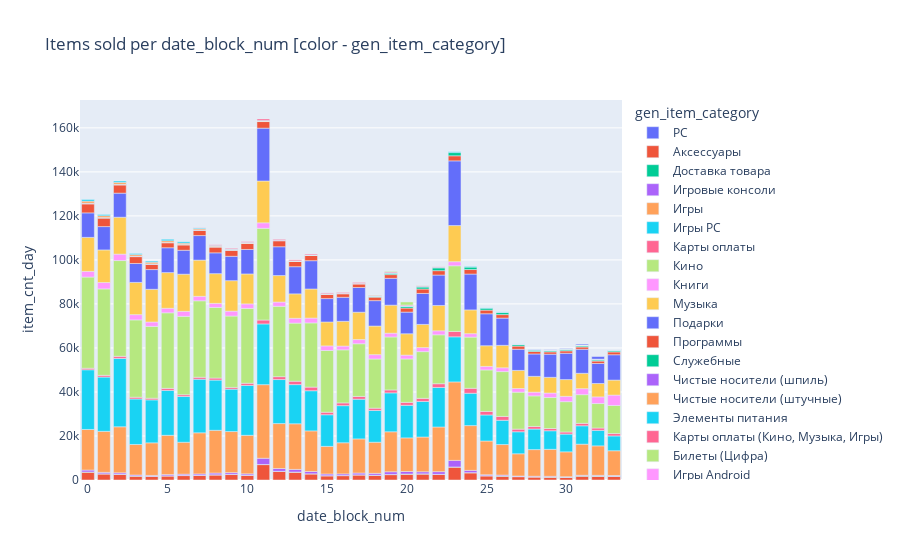

The cell this chart's notebook holds for it:
### Code cell
gen_item_cats = full_relations.groupby(['date_block_num','gen_item_category'], as_index=False).sum(numeric_only=True)
fig = px.bar(gen_item_cats, x='date_block_num', y = 'item_cnt_day', color='gen_item_category', \
             title="Items sold per date_block_num [color - gen_item_category]")
fig.show()

### Figure 1 — Plotly figure (JSON) as saved in the notebook; plotly's stock layout.template omitted (floating-point values rounded to 4 significant figures)
{"data": [{"alignmentgroup": "True", "hovertemplate": "gen_item_category=PC <br>date_block_num=%{x}<br>item_cnt_day=%{y}<extra></extra>", "legendgroup": "PC ", "marker": {"color": "#636efa", "pattern": {"shape": ""}}, "name": "PC ", "offsetgroup": "PC ", "orientation": "v", "showlegend": true, "textposition": "auto", "type": "bar", "x": [0, 1, 3], "xaxis": "x", "y": [1, 1, 1], "yaxis": "y"}, {"alignmentgroup": "True", "hovertemplate": "gen_item_category=Аксессуары <br>date_block_num=%{x}<br>item_cnt_day=%{y}<extra></extra>", "legendgroup": "Аксессуары ", "marker": {"color": "#EF553B", "pattern": {"shape": ""}}, "name": "Аксессуары ", "offsetgroup": "Аксессуары ", "orientation": "v", "showlegend": true, "textposition": "auto", "type": "bar", "x": [0, 1, 2, 3, 4, 5, 6, 7, 8, 9, 10, 11, 12, 13, 14, 15, 16, 17, 18, 19, 20, 21, 22, 23, 24, 25, 26, 27, 28, 29, 30, 31, 32, 33], "xaxis": "x", "y": [3577, 2744, 2551, 1754, 1643, 1826, 2008, 2053, 2276, 2490, 2125, 6992, 3892, 3558, 2780, 1907, 1987, 2282, 2095, 2436, 2642, 2698, 2520, 5864, 3266, 1853, 1713, 1503, 1353, 1277, 1194, 1725, 1667, 1620], "yaxis": "y"}, {"alignmentgroup": "True", "hovertemplate": "gen_item_category=Доставка товара<br>date_block_num=%{x}<br>item_cnt_day=%{y}<extra></extra>", "legendgroup": "Доставка товара", "marker": {"color": "#00cc96", "pattern": {"shape": ""}}, "name": "Доставка товара", "offsetgroup": "Доставка товара", "orientation": "v", "showlegend": true, "textposition": "auto", "type": "bar", "x": [0, 1, 2, 3, 4, 5, 6, 7, 8, 9, 10, 11, 12, 13, 14, 15, 16, 17, 18, 19, 20, 21, 22, 23, 24, 25, 26, 27, 28, 29, 30, 31, 32, 33], "xaxis": "x", "y": [63, 78, 85, 72, 59, 69, 60, 90, 94, 91, 71, 58, 65, 53, 33, 53, 41, 59, 90, 84, 73, 107, 60, 56, 72, 118, 126, 95, 71, 77, 103, 160, 133, 131], "yaxis": "y"}, {"alignmentgroup": "True", "hovertemplate": "gen_item_category=Игровые консоли <br>date_block_num=%{x}<br>item_cnt_day=%{y}<extra></extra>", "legendgroup": "Игровые консоли ", "marker": {"color": "#ab63fa", "pattern": {"shape": ""}}, "name": "Игровые консоли ", "offsetgroup": "Игровые консоли ", "orientation": "v", "showlegend": true, "textposition": "auto", "type": "bar", "x": [0, 1, 2, 3, 4, 5, 6, 7, 8, 9, 10, 11, 12, 13, 14, 15, 16, 17, 18, 19, 20, 21, 22, 23, 24, 25, 26, 27, 28, 29, 30, 31, 32, 33], "xaxis": "x", "y": [874, 648, 632, 437, 373, 561, 584, 612, 794, 775, 609, 2831, 1261, 1201, 1054, 765, 745, 820, 842, 1213, 1143, 928, 1205, 2992, 1032, 414, 397, 224, 278, 322, 195, 254, 313, 291], "yaxis": "y"}, {"alignmentgroup": "True", "hovertemplate": "gen_item_category=Игры <br>date_block_num=%{x}<br>item_cnt_day=%{y}<extra></extra>", "legendgroup": "Игры ", "marker": {"color": "#FFA15A", "pattern": {"shape": ""}}, "name": "Игры ", "offsetgroup": "Игры ", "orientation": "v", "showlegend": true, "textposition": "auto", "type": "bar", "x": [0, 1, 2, 3, 4, 5, 6, 7, 8, 9, 10, 11, 12, 13, 14, 15, 16, 17, 18, 19, 20, 21, 22, 23, 24, 25, 26, 27, 28, 29, 30, 31, 32, 33], "xaxis": "x", "y": [18445, 18645, 20907, 13879, 14809, 17852, 14497, 18692, 19414, 18656, 17494, 33439, 20420, 20738, 18448, 12557, 14150, 15509, 14135, 18175, 15274, 15797, 20299, 35647, 20353, 15330, 13872, 10098, 12109, 12253, 11303, 14138, 13397, 11255], "yaxis": "y"}, {"alignmentgroup": "True", "hovertemplate": "gen_item_category=Игры PC <br>date_block_num=%{x}<br>item_cnt_day=%{y}<extra></extra>", "legendgroup": "Игры PC ", "marker": {"color": "#19d3f3", "pattern": {"shape": ""}}, "name": "Игры PC ", "offsetgroup": "Игры PC ", "orientation": "v", "showlegend": true, "textposition": "auto", "type": "bar", "x": [0, 1, 2, 3, 4, 5, 6, 7, 8, 9, 10, 11, 12, 13, 14, 15, 16, 17, 18, 19, 20, 21, 22, 23, 24, 25, 26, 27, 28, 29, 30, 31, 32, 33], "xaxis": "x", "y": [27121, 24658, 31086, 20675, 19513, 20416, 20790, 24352, 22826, 19265, 22671, 27595, 20001, 17797, 18248, 14366, 16859, 18038, 14445, 17671, 14799, 16171, 17964, 20497, 14687, 11840, 11030, 9989, 9350, 8446, 8071, 8355, 7050, 6728], "yaxis": "y"}, {"alignmentgroup": "True", "hovertemplate": "gen_item_category=Карты оплаты <br>date_block_num=%{x}<br>item_cnt_day=%{y}<extra></extra>", "legendgroup": "Карты оплаты ", "marker": {"color": "#FF6692", "pattern": {"shape": ""}}, "name": "Карты оплаты ", "offsetgroup": "Карты оплаты ", "orientation": "v", "showlegend": true, "textposition": "auto", "type": "bar", "x": [0, 1, 2, 3, 4, 5, 6, 7, 8, 9, 10, 11, 12, 13, 14, 15, 16, 17, 18, 19, 20, 21, 22, 23, 24, 25, 26, 27, 28, 29, 30, 31, 32, 33], "xaxis": "x", "y": [697, 785, 935, 795, 761, 926, 796, 891, 912, 802, 977, 1773, 1318, 1546, 1642, 1151, 1247, 1258, 1028, 1336, 1341, 1405, 1695, 2438, 2260, 1624, 1741, 1200, 1160, 1017, 939, 1102, 1060, 1082], "yaxis": "y"}, {"alignmentgroup": "True", "hovertemplate": "gen_item_category=Кино <br>date_block_num=%{x}<br>item_cnt_day=%{y}<extra></extra>", "legendgroup": "Кино ", "marker": {"color": "#B6E880", "pattern": {"shape": ""}}, "name": "Кино ", "offsetgroup": "Кино ", "orientation": "v", "showlegend": true, "textposition": "auto", "type": "bar", "x": [0, 1, 2, 3, 4, 5, 6, 7, 8, 9, 10, 11, 12, 13, 14, 15, 16, 17, 18, 19, 20, 21, 22, 23, 24, 25, 26, 27, 28, 29, 30, 31, 32, 33], "xaxis": "x", "y": [41432, 39268, 43512, 35120, 32636, 34317, 35615, 34728, 32080, 32412, 34011, 41668, 31951, 26397, 29167, 28049, 24106, 23946, 22337, 24075, 19731, 21218, 22233, 29847, 23258, 18822, 20384, 16798, 13895, 14083, 13788, 13044, 11119, 12758], "yaxis": "y"}, {"alignmentgroup": "True", "hovertemplate": "gen_item_category=Книги <br>date_block_num=%{x}<br>item_cnt_day=%{y}<extra></extra>", "legendgroup": "Книги ", "marker": {"color": "#FF97FF", "pattern": {"shape": ""}}, "name": "Книги ", "offsetgroup": "Книги ", "orientation": "v", "showlegend": true, "textposition": "auto", "type": "bar", "x": [0, 1, 2, 3, 4, 5, 6, 7, 8, 9, 10, 11, 12, 13, 14, 15, 16, 17, 18, 19, 20, 21, 22, 23, 24, 25, 26, 27, 28, 29, 30, 31, 32, 33], "xaxis": "x", "y": [2595, 2899, 2920, 2401, 1995, 2063, 2281, 2034, 1854, 2242, 2061, 2509, 1948, 2186, 2214, 2088, 1728, 1909, 1986, 1721, 1739, 1848, 1820, 1845, 1559, 1612, 1728, 1661, 1689, 2047, 2419, 2722, 3026, 4713], "yaxis": "y"}, {"alignmentgroup": "True", "hovertemplate": "gen_item_category=Музыка <br>date_block_num=%{x}<br>item_cnt_day=%{y}<extra></extra>", "legendgroup": "Музыка ", "marker": {"color": "#FECB52", "pattern": {"shape": ""}}, "name": "Музыка ", "offsetgroup": "Музыка ", "orientation": "v", "showlegend": true, "textposition": "auto", "type": "bar", "x": [0, 1, 2, 3, 4, 5, 6, 7, 8, 9, 10, 11, 12, 13, 14, 15, 16, 17, 18, 19, 20, 21, 22, 23, 24, 25, 26, 27, 28, 29, 30, 31, 32, 33], "xaxis": "x", "y": [15433, 14812, 16771, 14649, 14864, 16211, 16887, 16459, 13509, 13838, 13601, 18986, 12042, 11106, 13209, 10864, 11248, 12415, 12995, 12724, 9708, 10521, 11506, 16420, 10802, 9399, 10190, 8227, 7195, 7125, 7621, 6970, 6083, 6818], "yaxis": "y"}, {"alignmentgroup": "True", "hovertemplate": "gen_item_category=Подарки <br>date_block_num=%{x}<br>item_cnt_day=%{y}<extra></extra>", "legendgroup": "Подарки ", "marker": {"color": "#636efa", "pattern": {"shape": ""}}, "name": "Подарки ", "offsetgroup": "Подарки ", "orientation": "v", "showlegend": true, "textposition": "auto", "type": "bar", "x": [0, 1, 2, 3, 4, 5, 6, 7, 8, 9, 10, 11, 12, 13, 14, 15, 16, 17, 18, 19, 20, 21, 22, 23, 24, 25, 26, 27, 28, 29, 30, 31, 32, 33], "xaxis": "x", "y": [11132, 10604, 10934, 8603, 8959, 11287, 10874, 11148, 9457, 11071, 11122, 24019, 13083, 12333, 12858, 10625, 10905, 11228, 11548, 12191, 9828, 14070, 13816, 29400, 16285, 14519, 12378, 9605, 10162, 10523, 11958, 10927, 9089, 11509], "yaxis": "y"}, {"alignmentgroup": "True", "hovertemplate": "gen_item_category=Программы <br>date_block_num=%{x}<br>item_cnt_day=%{y}<extra></extra>", "legendgroup": "Программы ", "marker": {"color": "#EF553B", "pattern": {"shape": ""}}, "name": "Программы ", "offsetgroup": "Программы ", "orientation": "v", "showlegend": true, "textposition": "auto", "type": "bar", "x": [0, 1, 2, 3, 4, 5, 6, 7, 8, 9, 10, 11, 12, 13, 14, 15, 16, 17, 18, 19, 20, 21, 22, 23, 24, 25, 26, 27, 28, 29, 30, 31, 32, 33], "xaxis": "x", "y": [4096, 3872, 3700, 3106, 2419, 2289, 2464, 2433, 2688, 2800, 2716, 2994, 2748, 2415, 2354, 1998, 1569, 1580, 1582, 1698, 1856, 2007, 2002, 2305, 2059, 1665, 1591, 1442, 1152, 1033, 1084, 1029, 1115, 1287], "yaxis": "y"}, {"alignmentgroup": "True", "hovertemplate": "gen_item_category=Служебные<br>date_block_num=%{x}<br>item_cnt_day=%{y}<extra></extra>", "legendgroup": "Служебные", "marker": {"color": "#00cc96", "pattern": {"shape": ""}}, "name": "Служебные", "offsetgroup": "Служебные", "orientation": "v", "showlegend": true, "textposition": "auto", "type": "bar", "x": [0, 1, 2, 3, 4, 5, 6, 7, 8, 9, 10, 11, 12, 13, 14, 15, 16, 17, 18, 19, 20, 21, 22, 23, 24, 25, 26, 27, 28, 29, 30, 31, 32, 33], "xaxis": "x", "y": [129, 128, 233, 94, 67, 51, 46, 67, 52, 57, 49, 82, 56, 64, 77, 105, 162, 201, 313, 550, 758, 898, 1262, 1462, 1112, 854, 941, 688, 529, 469, 469, 463, 460, 504], "yaxis": "y"}, {"alignmentgroup": "True", "hovertemplate": "gen_item_category=Чистые носители (шпиль)<br>date_block_num=%{x}<br>item_cnt_day=%{y}<extra></extra>", "legendgroup": "Чистые носители (шпиль)", "marker": {"color": "#ab63fa", "pattern": {"shape": ""}}, "name": "Чистые носители (шпиль)", "offsetgroup": "Чистые носители (шпиль)", "orientation": "v", "showlegend": true, "textposition": "auto", "type": "bar", "x": [0, 1, 2, 3, 4, 5, 6, 7, 8, 9, 10, 11, 12, 13, 14, 15, 16, 18, 26], "xaxis": "x", "y": [171, 112, 106, 115, 107, 75, 98, 48, 32, 26, 19, 9, 10, 8, 7, 2, 7, 1, 1], "yaxis": "y"}, {"alignmentgroup": "True", "hovertemplate": "gen_item_category=Чистые носители (штучные)<br>date_block_num=%{x}<br>item_cnt_day=%{y}<extra></extra>", "legendgroup": "Чистые носители (штучные)", "marker": {"color": "#FFA15A", "pattern": {"shape": ""}}, "name": "Чистые носители (штучные)", "offsetgroup": "Чистые носители (штучные)", "orientation": "v", "showlegend": true, "textposition": "auto", "type": "bar", "x": [0, 1, 2, 3, 4, 5, 6, 7, 8, 9, 10, 11, 12, 13, 14, 15, 16, 17, 18, 20], "xaxis": "x", "y": [948, 832, 878, 714, 755, 760, 614, 509, 312, 223, 240, 147, 63, 77, 79, 62, 51, 21, 1, 1], "yaxis": "y"}, {"alignmentgroup": "True", "hovertemplate": "gen_item_category=Элементы питания<br>date_block_num=%{x}<br>item_cnt_day=%{y}<extra></extra>", "legendgroup": "Элементы питания", "marker": {"color": "#19d3f3", "pattern": {"shape": ""}}, "name": "Элементы питания", "offsetgroup": "Элементы питания", "orientation": "v", "showlegend": true, "textposition": "auto", "type": "bar", "x": [0, 1, 2, 3, 4, 5, 6, 7, 8, 9, 10, 11, 12, 13, 14, 15, 16, 17, 18, 19, 20, 21, 22, 23, 24, 25, 26, 27, 28, 29, 30, 31, 32, 33], "xaxis": "x", "y": [736, 541, 604, 490, 491, 661, 593, 401, 272, 163, 202, 231, 70, 100, 63, 46, 68, 101, 192, 243, 238, 299, 277, 656, 506, 330, 351, 259, 266, 253, 298, 265, 264, 328], "yaxis": "y"}, {"alignmentgroup": "True", "hovertemplate": "gen_item_category=Карты оплаты (Кино, Музыка, Игры)<br>date_block_num=%{x}<br>item_cnt_day=%{y}<extra></extra>", "legendgroup": "Карты оплаты (Кино, Музыка, Игры)", "marker": {"color": "#FF6692", "pattern": {"shape": ""}}, "name": "Карты оплаты (Кино, Музыка, Игры)", "offsetgroup": "Карты оплаты (Кино, Музыка, Игры)", "orientation": "v", "showlegend": true, "textposition": "auto", "type": "bar", "x": [7, 8, 9, 10, 11, 12, 13, 14, 15, 16, 17, 18, 19, 20, 21, 22], "xaxis": "x", "y": [85, 293, 349, 325, 693, 408, 451, 409, 362, 347, 389, 357, 416, 363, 349, 180], "yaxis": "y"}, {"alignmentgroup": "True", "hovertemplate": "gen_item_category=Билеты (Цифра)<br>date_block_num=%{x}<br>item_cnt_day=%{y}<extra></extra>", "legendgroup": "Билеты (Цифра)", "marker": {"color": "#B6E880", "pattern": {"shape": ""}}, "name": "Билеты (Цифра)", "offsetgroup": "Билеты (Цифра)", "orientation": "v", "showlegend": true, "textposition": "auto", "type": "bar", "x": [18, 19, 20, 21, 27, 28, 29, 30, 31, 32], "xaxis": "x", "y": [102, 295, 1409, 92, 20, 111, 95, 129, 162, 100], "yaxis": "y"}, {"alignmentgroup": "True", "hovertemplate": "gen_item_category=Игры Android <br>date_block_num=%{x}<br>item_cnt_day=%{y}<extra></extra>", "legendgroup": "Игры Android ", "marker": {"color": "#FF97FF", "pattern": {"shape": ""}}, "name": "Игры Android ", "offsetgroup": "Игры Android ", "orientation": "v", "showlegend": true, "textposition": "auto", "type": "bar", "x": [23, 24, 25, 26, 27, 28, 29, 30, 31, 32, 33], "xaxis": "x", "y": [5, 1, 4, 4, 3, 15, 26, 6, 9, 26, 9], "yaxis": "y"}, {"alignmentgroup": "True", "hovertemplate": "gen_item_category=Игры MAC <br>date_block_num=%{x}<br>item_cnt_day=%{y}<extra></extra>", "legendgroup": "Игры MAC ", "marker": {"color": "#FECB52", "pattern": {"shape": ""}}, "name": "Игры MAC ", "offsetgroup": "Игры MAC ", "orientation": "v", "showlegend": true, "textposition": "auto", "type": "bar", "x": [23, 24, 28, 31, 33], "xaxis": "x", "y": [2, 3, 1, 1, 1], "yaxis": "y"}, {"alignmentgroup": "True", "hovertemplate": "gen_item_category=Служебные <br>date_block_num=%{x}<br>item_cnt_day=%{y}<extra></extra>", "legendgroup": "Служебные ", "marker": {"color": "#636efa", "pattern": {"shape": ""}}, "name": "Служебные ", "offsetgroup": "Служебные ", "orientation": "v", "showlegend": true, "textposition": "auto", "type": "bar", "x": [27, 28, 29, 30, 31, 32], "xaxis": "x", "y": [28, 134, 117, 182, 432, 1194], "yaxis": "y"}], "layout": {"barmode": "relative", "legend": {"title": {"text": "gen_item_category"}, "tracegroupgap": 0}, "title": {"text": "Items sold per date_block_num [color - gen_item_category]"}, "xaxis": {"anchor": "y", "domain": [0, 1], "title": {"text": "date_block_num"}}, "yaxis": {"anchor": "x", "domain": [0, 1], "title": {"text": "item_cnt_day"}}}}
